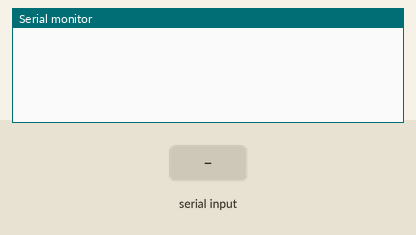
Recording of a sketch running on a simulated Arduino Uno, built with avr-gcc and run on an emulated ATmega328P. Parts: the last lines printed to the serial monitor. Inputs (shaded band) come from the test bench.

Above: at 1.2 s.
1.3 s: "1" received over Serial
At 2.1 s:
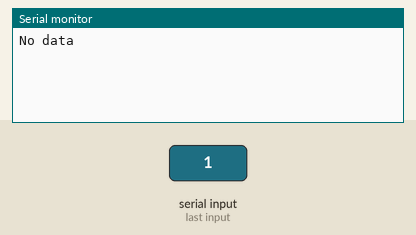
2.8 s: byte 17 (0x11) received over Serial
At 3.2 s:
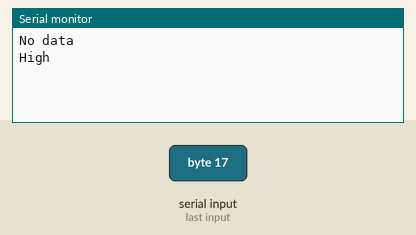
4.3 s: byte 18 (0x12) received over Serial
At 5.6 s:
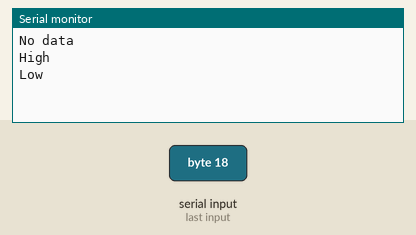

Measured:
- after the input at 1.3 s, the serial monitor: prints a new line at once (image 1)
- after the input at 2.8 s, the serial monitor: prints a new line at once (image 2)
- after the input at 4.3 s, the serial monitor: prints a new line at once (image 3)

The sketch:

UART_As_receiver.ino
```cpp
void setup() {
  // put your setup code here, to run once:
Serial.begin(9600);
}

void loop() {
  // put your main code here, to run repeatedly:
if(Serial.available()>0)
{
  char data = Serial.read();
  if(data == 0x11)
  {
    Serial.println("High");
  }
  else if(data == 0x12)
  {
    Serial.println("Low");
  }
  else
  {
    Serial.println("No data");
  }
}
}
```
